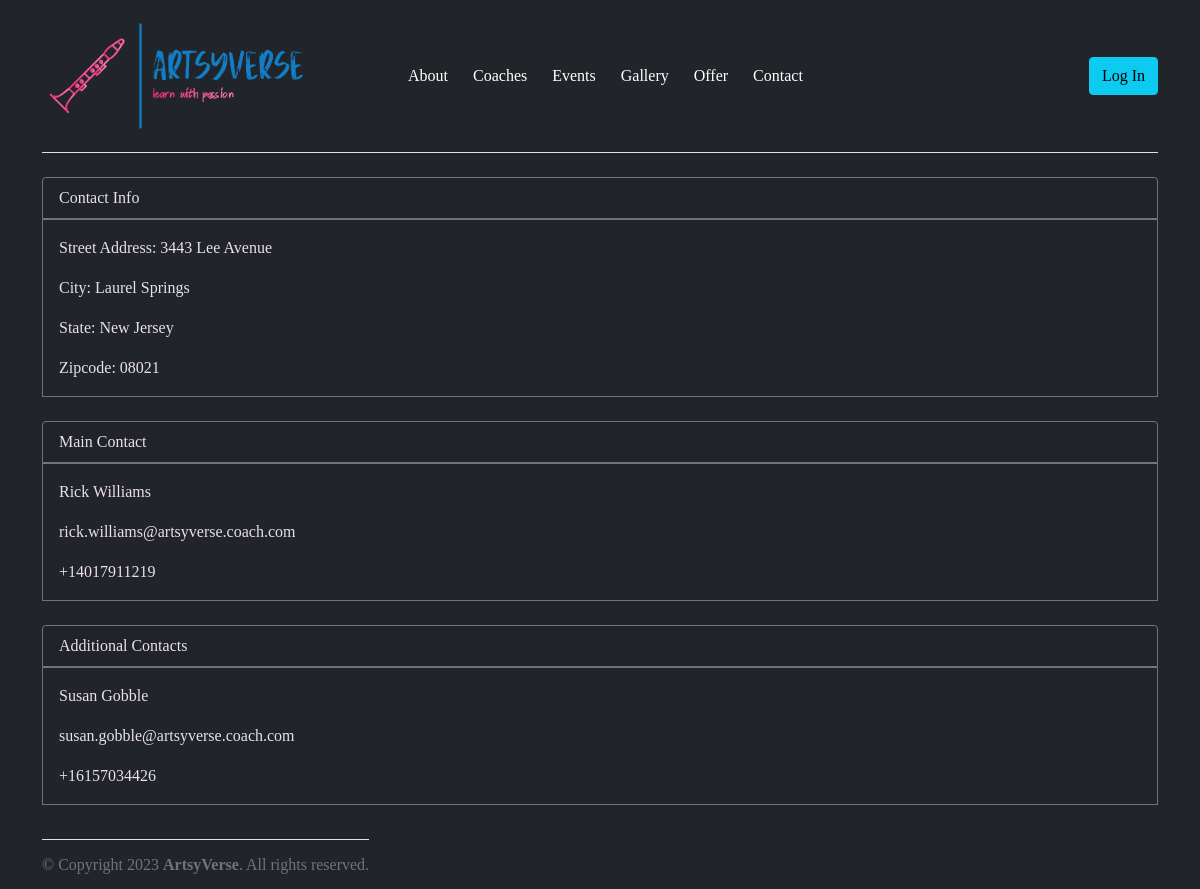
Page /contact/ on the committed database.
### main/models.py (models this page shows, shortened)
class BaseModel(models.Model):
    objects = models.Manager()
    class Meta:
        abstract = True

class CoachProfile(BaseModel):
    user = models.ForeignKey(auth_models.User, on_delete=models.CASCADE)
    phone_number = models.CharField(max_length=12)
    classes = models.ManyToManyField(Class)
    avatar = models.ImageField(upload_to='coaches')
    description = models.TextField()
    class Meta:
        verbose_name_plural = 'Coach Profiles'

### main/views.py (the view)
# urls.py: path('contact/', views.get_contact, name='get-contact'),
def get_contact(request):
    contacts = {}
    additional_contacts = []
    for coach_profile in models.CoachProfile.objects.all():
        if coach_profile.user.last_name == 'Williams':
            contacts['main_contact'] = coach_profile
        elif coach_profile.user.last_name in ['Gobble']:
            additional_contacts.append(coach_profile)
    contacts['additional_contacts'] = additional_contacts
    return render(request, 'main/main_page/get_contact.html',
                  {'navbar': NAVBAR,
                   'contacts': contacts})

### main/templates/main/main_page/get_contact.html (shortened to what this page needs)
<!DOCTYPE html>
{% extends 'main/base.html' %}
{% block content %}
<div class="container">
    <div class="card bg-dark border-0">
        <div class="card-header border border-secondary rounded-top">
            Contact Info
        </div>
        <div class="card-body border border-secondary">
            <p class="card-text">Street Address: 3443 Lee Avenue</p>
            <p class="card-text">City: Laurel Springs</p>
            <p class="card-text">State: New Jersey</p>
            <p class="card-text">Zipcode: 08021</p>
        </div>
        <div class="mt-4 card-header border border-secondary rounded-top">
            Main Contact
        </div>
        <div class="card-body border border-secondary">
            <p class="card-text">{{ contacts.main_contact.user.first_name }} {{ contacts.main_contact.user.last_name }}</p>
            <p class="card-text">{{ contacts.main_contact.user.email }}</p>
            <p class="card-text">{{ contacts.main_contact.phone_number }}</p>
        </div>
        <div class="mt-4 card-header border border-secondary rounded-top">
            Additional Contacts
        </div>
        {% for contact in contacts.additional_contacts %}
        <div class="card-body border border-secondary">
            <p class="card-text">{{ contact.user.first_name }} {{ contact.user.last_name }}</p>
            <p class="card-text">{{ contact.user.email }}</p>
            <p class="card-text">{{ contact.phone_number }}</p>
        </div>
        {% endfor %}
    </div>
</div>
{% endblock %}

### rows in the picture
CoachProfile: main_contact.user.first_name "Rick", main_contact.user.last_name "Williams", main_contact.user.email "rick.williams@artsyverse.coach.com", main_contact.phone_number "+14017911219"
CoachProfile: user.first_name "Susan", user.last_name "Gobble", user.email "susan.gobble@artsyverse.coach.com", phone_number "+16157034426"

### other values in the picture
{{ nav }} "About" "Coaches" "Events" "Gallery" "Offer" "Contact"
